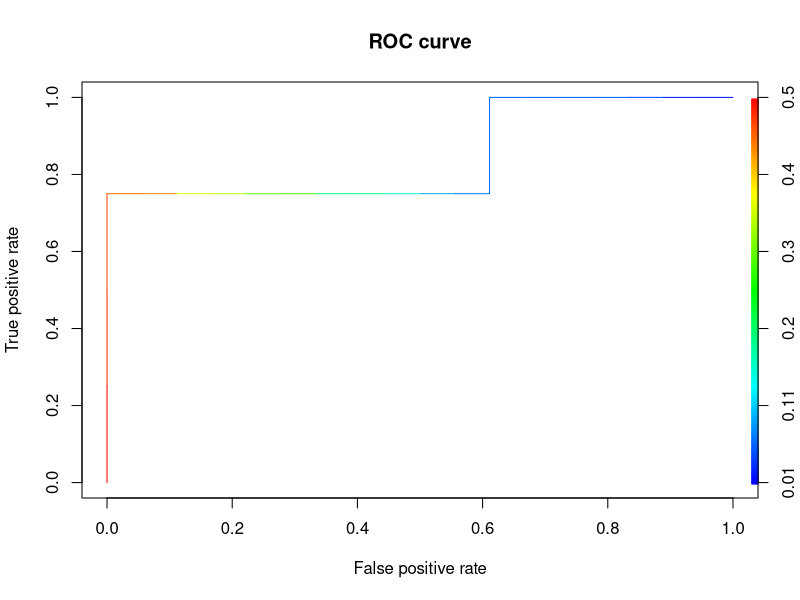
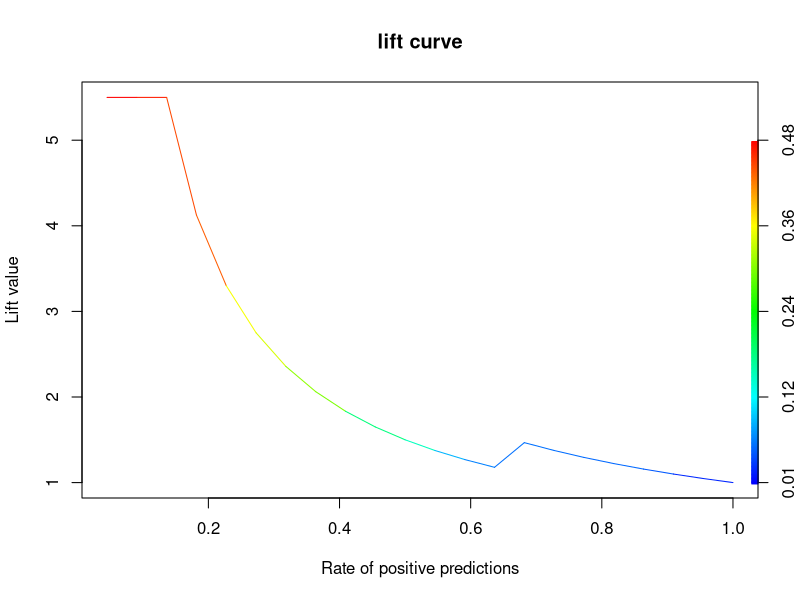
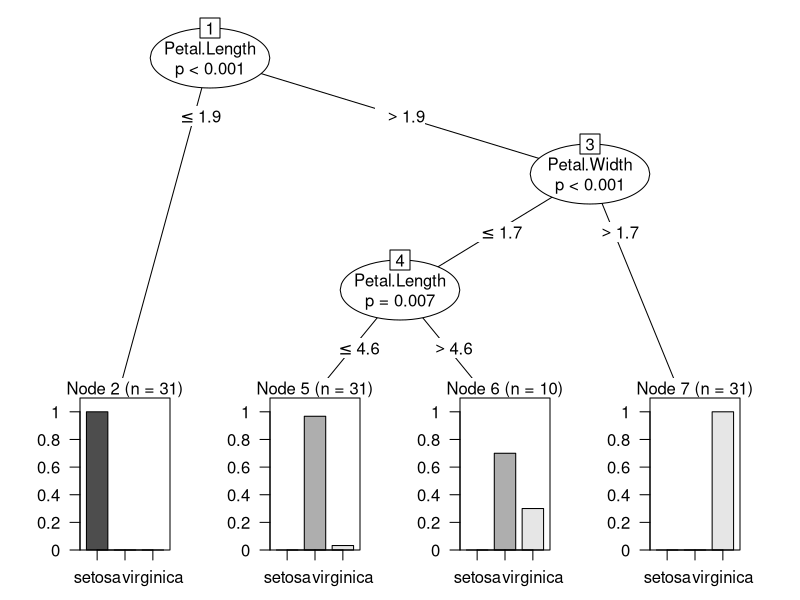
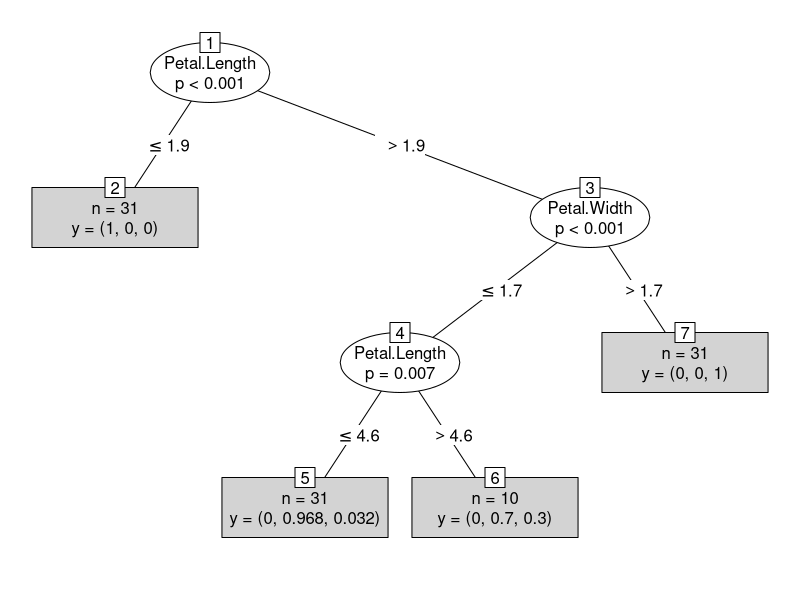

Generate these figures, in order, with R:
library(rpart)
library(party)
install.packages("party")
library(ROCR)
install.packages("ROCR")
x <- kyphosis[sample(1:nrow(kyphosis), nrow(kyphosis), replace = F),]
x.train <- kyphosis[1:floor(nrow(x)*0.75),]
x.evaluate <- kyphosis[floor(nrow(x)*0.75):nrow(x),]
x.model <- cforest(Kyphosis~Age+Number+Start, data = x.train)
x.evaluate$prediction <- predict(x.model, newdata=x.evaluate)
x.evaluate$correct <- x.evaluate$prediction == x.evaluate$Kyphosis
print(paste("% of predicted classsification correct", mean(x.evaluate$correct)))
x.evaluate$probabilities <- 1 - unlist(treeresponse(x.model, newdata=x.evaluate), use.names = F)[seq(1, nrow(x.evaluate)*2, 2)]

# graph 1

pred <- prediction(x.evaluate$probabilities, x.evaluate$Kyphosis)
perf <- performance(pred, "tpr", "fpr")
plot(perf, main="ROC curve", colorize=T)

# graph 2

perf <- performance(pred, "lift", "rpp")
plot(perf, main="lift curve", colorize=T)

a <- iris[iris$Species=="setosa" | iris$Species=="versicolor",]
b <- glm(Species ~ Sepal.Length, data=a, family=binomial)
summary(b)

idx <- sample(2, nrow(iris), replace = TRUE, prob = c(0.7, 0.3))
train.data <- iris[idx==1,]
test.data <- iris[idx==2,]

# create model with train.data
iris.tree <- ctree(Species~., data=train.data)
plot(iris.tree)
plot(iris.tree, type="simple")

# compare predict data and real data
table(predict(iris.tree), train.data$Species)

# validation with test data
test.pre <- predict(iris.tree, newdata=test.data)
table(test.pre, test.data$Species)
